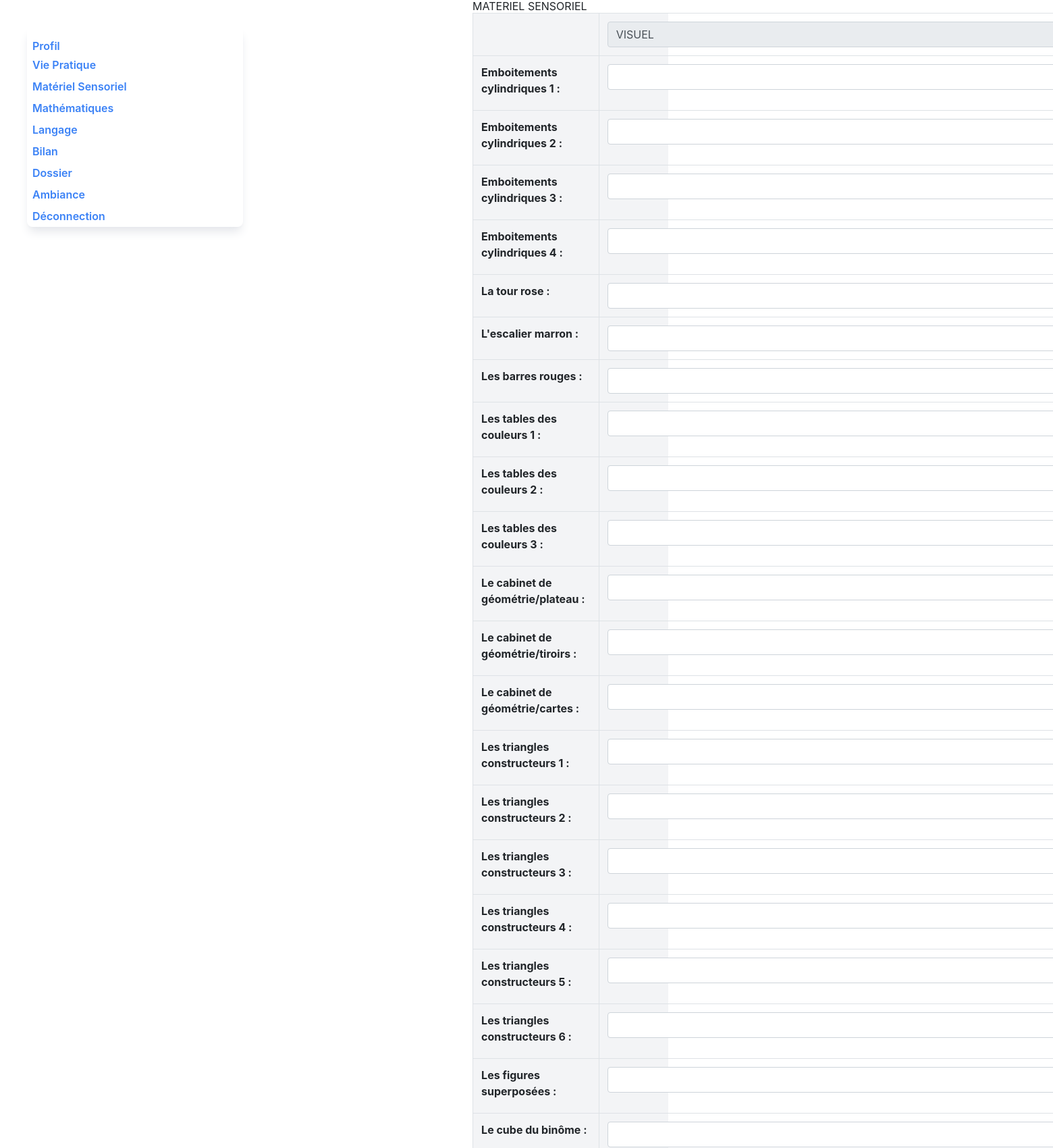
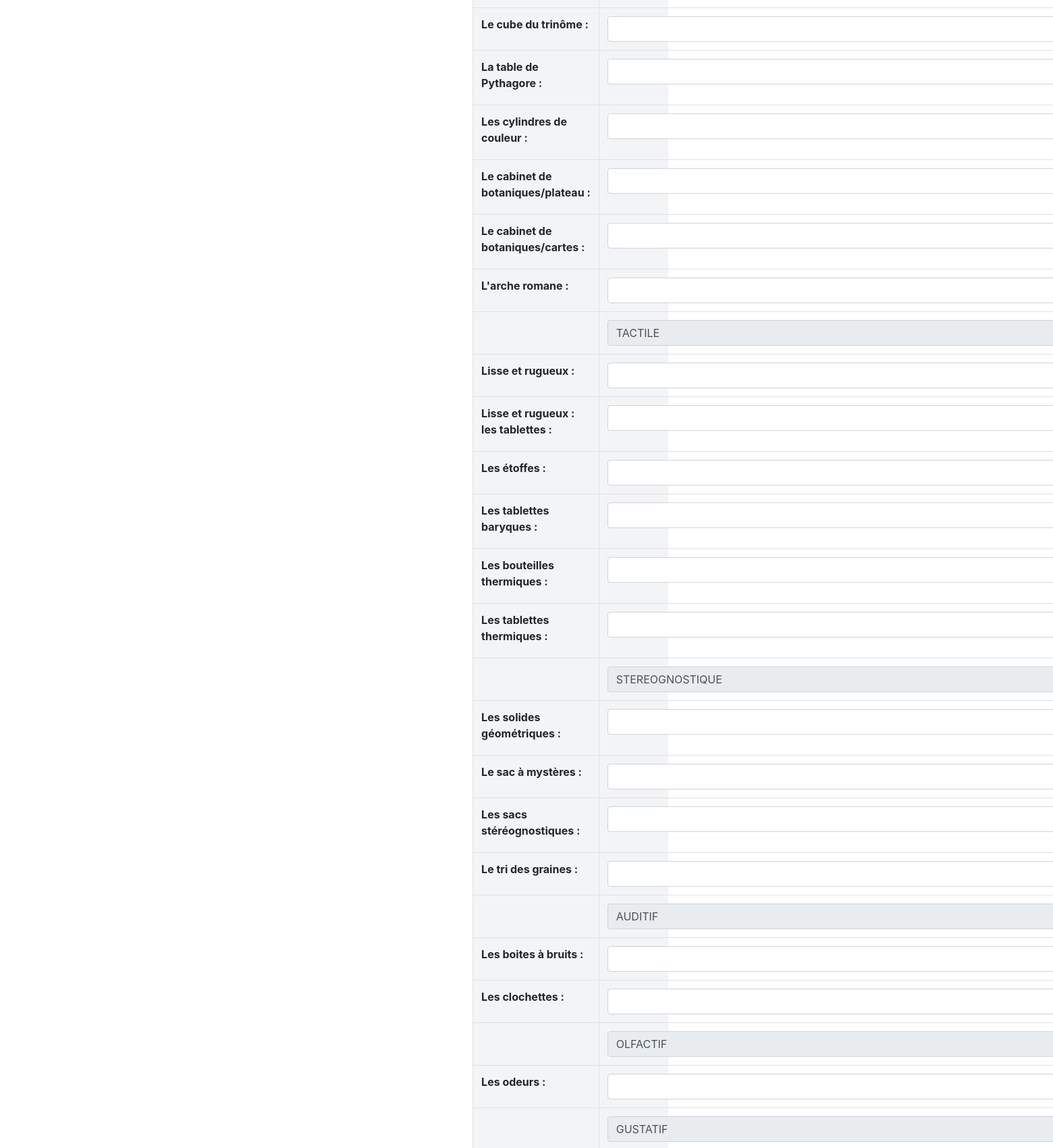
Page /Materiel_sensoriel_change/8 (signed in, upper part) on the committed database (2 pictures, top to bottom).
### three_six/models.py (models this page shows)
class SensoryMaterial(models.Model):
    title_1 = models.CharField(max_length=100, default='VISUEL')
    cylindrical_sockets_1 = models.CharField(
        max_length=250, verbose_name="Emboitements cylindriques 1")
    cylindrical_sockets_2 = models.CharField(
        max_length=250, verbose_name="Emboitements cylindriques 2")
    cylindrical_sockets_3 = models.CharField(
        max_length=250, verbose_name="Emboitements cylindriques 3")
    cylindrical_sockets_4 = models.CharField(
        max_length=250, verbose_name="Emboitements cylindriques 4")
    pink_tower = models.CharField(
        max_length=250, verbose_name="La tour rose")
    brown_staircase = models.CharField(
        max_length=250, verbose_name="L'escalier marron")
    red_bars = models.CharField(
        max_length=250, verbose_name="Les barres rouges")
    color_table_1 = models.CharField(
        max_length=250, verbose_name="Les tables des couleurs 1")
    color_table_2 = models.CharField(
        max_length=250, verbose_name="Les tables des couleurs 2")
    color_table_3 = models.CharField(
        max_length=250, verbose_name="Les tables des couleurs 3")
    geometry_tray = models.CharField(
        max_length=250, verbose_name="Le cabinet de géométrie /plateau")
    geometry_drawers = models.CharField(
        max_length=250, verbose_name="Le cabinet de géométrie /tiroirs")
    geometry_maps = models.CharField(
        max_length=250, verbose_name="Le cabinet de géométrie /cartes")
    constructor_triangles_1 = models.CharField(
        max_length=250, verbose_name="Les triangles constructeurs 1")
    constructor_triangles_2 = models.CharField(
        max_length=250, verbose_name="Les triangles constructeurs 2")
    constructor_triangles_3 = models.CharField(
        max_length=250, verbose_name="Les triangles constructeurs 3")
    constructor_triangles_4 = models.CharField(
        max_length=250, verbose_name="Les triangles constructeurs 4")
    constructor_triangles_5 = models.CharField(
        max_length=250, verbose_name="Les triangles constructeurs 5")
    constructor_triangles_6 = models.CharField(
        max_length=250, verbose_name="Les triangles constructeurs 6")
    superimposed_figures = models.CharField(
        max_length=250, verbose_name="Les figures superposées")
    binomial_cube = models.CharField(
        max_length=250, verbose_name="Le cube du binôme")
    trinomial_cube = models.CharField(
        max_length=250, verbose_name="Le cube du trinôme")
    pythagore_table = models.CharField(
        max_length=250, verbose_name="La table de Pythagore")
    colored_cylinders = models.CharField(
        max_length=250, verbose_name="Les cylindres de couleur")
    botanical_tray = models.CharField(
        max_length=250, verbose_name="Le cabinet de botaniques /plateau")
    botanical_maps = models.CharField(
        max_length=250, verbose_name="Le cabinet de botaniques /cartes")
    roman_arch = models.CharField(
        max_length=250, verbose_name="L'arche romane")
    """ TACTILE"""
    title_2 = models.CharField(
        max_length=100, default='TACTILE')
    smooth_rough = models.CharField(
        max_length=250, verbose_name="Lisse et rugueux")
    smooth_rough_table = models.CharField(
        max_length=250, verbose_name="Lisse et rugueux : les tablettes")
    fabrics = models.CharField(
        max_length=250, verbose_name="Les étoffes")
    baryque_tablets = models.CharField(
        max_length=250, verbose_name="Les tablettes baryques")
    thermal_bottles = models.CharField(
        max_length=250, verbose_name="Les bouteilles thermiques")
    thermal_tablets = models.CharField(
        max_length=250, verbose_name="Les tablettes thermiques")
    """ STEREOGNOSTIQUE"""
    title_3 = models.CharField(
        max_length=100, default='STEREOGNOSTIQUE')
    geometric_solids = models.CharField(
        max_length=250, verbose_name="Les solides géométriques")
    mystery_bag = models.CharField(
        max_length=250, verbose_name="Le sac à mystères")
    stereognostic_bag = models.CharField(
        max_length=250, verbose_name="Les sacs stéréognostiques")
    seed_sorting = models.CharField(
        max_length=250, verbose_name="Le tri des graines")
    """AUDITIF"""
    title_4 = models.CharField(
        max_length=100, default='AUDITIF')
    noise_boxes = models.CharField(
        max_length=250, verbose_name="Les boites à bruits")
    bells = models.CharField(
        max_length=250, verbose_name="Les clochettes")
    """OLFACTIF"""
    title_5 = models.CharField(
        max_length=100, default='OLFACTIF')
    smells = models.CharField(
        max_length=250, verbose_name="Les odeurs")
    """GUSTATIF"""
    title_6 = models.CharField(
        max_length=100, default='GUSTATIF')
    flavours = models.CharField(
        max_length=250, verbose_name="Les saveurs")
    """GEOGRAPHIE"""
    title_7 = models.CharField(
        max_length=100, default='GEOGRAPHIE')
    smooth_rough_globe = models.CharField(
        max_length=250, verbose_name="Le globe lisse et rugueux")
    colorful_globe = models.CharField(
        max_length=250, verbose_name="Le globe coloré")
    planisphere = models.CharField(
        max_length=250, verbose_name="Le planisphère")
    puzzles_continents = models.CharField(
        max_length=250, verbose_name="Les puzzles des continents")
    flags = models.CharField(
        max_length=250, verbose_name="Les drapeaux")
    flags_1 = models.CharField(
        max_length=250, verbose_name="Les drapeaux : nomenclature classifiée")
    land_water = models.CharField(
        max_length=250, verbose_name="Les contrastes de la terre et de l'eau")
    europe = models.CharField(
        max_length=250, verbose_name="La carte de l'Europe")
    """ART"""
    title_8 = models.CharField(
        max_length=100, default='ART')
    art = models.CharField(
        max_length=250, verbose_name="Introduction à l'art")
    """EXPERIENCES SCIENTIFIQUES"""
    title_9 = models.CharField(
        max_length=100, default='EXPERIENCES SCIENTIFIQUES')
    sink_float = models.CharField(
        max_length=250, verbose_name="Les objects qui coulent, qui flottent")
    horizontal_water = models.CharField(
        max_length=250, verbose_name="l'eau qui s'équilibre sur un plan horizontal")
    north = models.CharField(
        max_length=250, verbose_name="La direction du nord")
    water_air_1 = models.CharField(
        max_length=250, verbose_name="L'eau et l'air 1")
    water_air_2 = models.CharField(
        max_length=250, verbose_name="L'eau et l'air 2")
    water_air_3 = models.CharField(
        max_length=250, verbose_name="L'eau et l'air 3")
    electricity = models.CharField(
        max_length=250, verbose_name="L'électricité")
    magnets_1 = models.CharField(
        max_length=250, verbose_name="Les aimants 1")
    magnets_2 = models.CharField(
        max_length=250, verbose_name="Les aimants 2")
    title_10 = models.CharField(
        max_length=100, default='OBSERVATIONS')
    observations_1 = models.TextField(
        verbose_name="Trimestre 1")
    observations_2 = models.TextField(
        verbose_name="Trimestre 2")
    observations_3 = models.TextField(
        verbose_name="Trimestre 3")
    class Meta:
        verbose_name = "Materiel sensoriel"
        verbose_name_plural = "Materiel sensoriel"

### three_six/views.py (the view)
# urls.py: path("Materiel_sensoriel_change/<int:student_id>", views.update_mat_sen,
@login_required
def update_mat_sen(request, student_id):
    student = Students.objects.get(id=student_id)
    material_sensorial_student = student.sensorial_material
    if request.method == 'POST':
        form = forms.SensoryMaterialForm(request.POST, instance=material_sensorial_student)
        if form.is_valid():
            form.save()
            return redirect('Materiel_sensoriel_change', student_id=student_id)
    else:
        form = forms.SensoryMaterialForm(instance=material_sensorial_student)
    context = {
        'form': form,
        'mss': material_sensorial_student,
        'student': student
    }
    return render(request, 'three_six/update_MS.html', context)

### students/models.py (called while the page is built)
    def __str__(self):
        return f'{self.firstname} {self.lastname}'

### three_six/templates/three_six/update_MS.html (shortened to what this page needs)
{% extends "three_six/base.html" %}
{% block content %}
<h1>MATERIEL SENSORIEL</h1>
<div class="bg-gray-100">
    <form method='post'> {% csrf_token %}
        <table class="table table-bordered">
            {{ form.as_table}}
        </table>
    </form>
</div>
{% endblock content %}

### rows in the picture
SensoryMaterial: title_1 "VISUEL", title_2 "TACTILE", title_3 "STEREOGNOSTIQUE", title_4 "AUDITIF", title_5 "OLFACTIF", title_6 "GUSTATIF"
